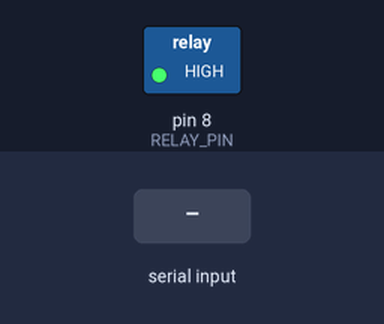
Bench run of a sketch on a simulated Arduino Uno, built with avr-gcc and run on an emulated ATmega328P. On the bench: switched loads named in the sketch (green lamp = pin HIGH). The test bench sets the inputs (shaded band). What the sketch prints to the serial monitor is not drawn.

Above: at 1.2 s.
1.3 s: "ON\n" received over Serial
At 2.2 s:
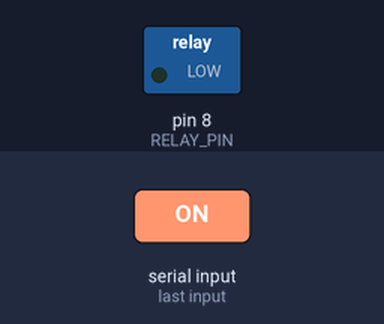
2.8 s: "OFF\n" received over Serial
At 3.4 s:
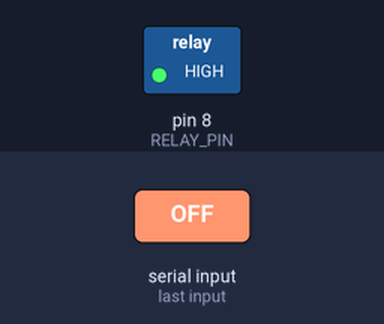
Timing chart, 0 to 5.8 s (numbered marks = the images above; inputs shaded):
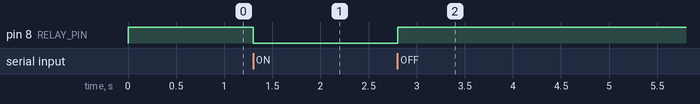

Measured:
- after the input at 1.3 s, pin 8 (RELAY_PIN): HIGH → LOW at once
- after the input at 2.8 s, pin 8 (RELAY_PIN): LOW → HIGH at once

The sketch:

Relay_Controlled_Appliance.ino
```cpp
#define RELAY_PIN  8
void setup()
{
    Serial.begin(9600);
    pinMode(RELAY_PIN, OUTPUT);
    digitalWrite(RELAY_PIN, HIGH);
    Serial.println("Serial Relay Control ready");
    Serial.println("Type ON or OFF and press Enter");
}
void loop()
{
    if (Serial.available() > 0)
    {
        String command = Serial.readStringUntil('\n');
        command.trim();
        if (command == "ON")
        {
            digitalWrite(RELAY_PIN, LOW);
            Serial.println("Relay ON — appliance switched on");
        }
        else if (command == "OFF")
        {
            digitalWrite(RELAY_PIN, HIGH);
            Serial.println("Relay OFF — appliance switched off");
        }
        else
        {
            Serial.print("Unknown command: \"");
            Serial.print(command);
            Serial.println("\" — type ON or OFF.");
        }
    }
}
```
